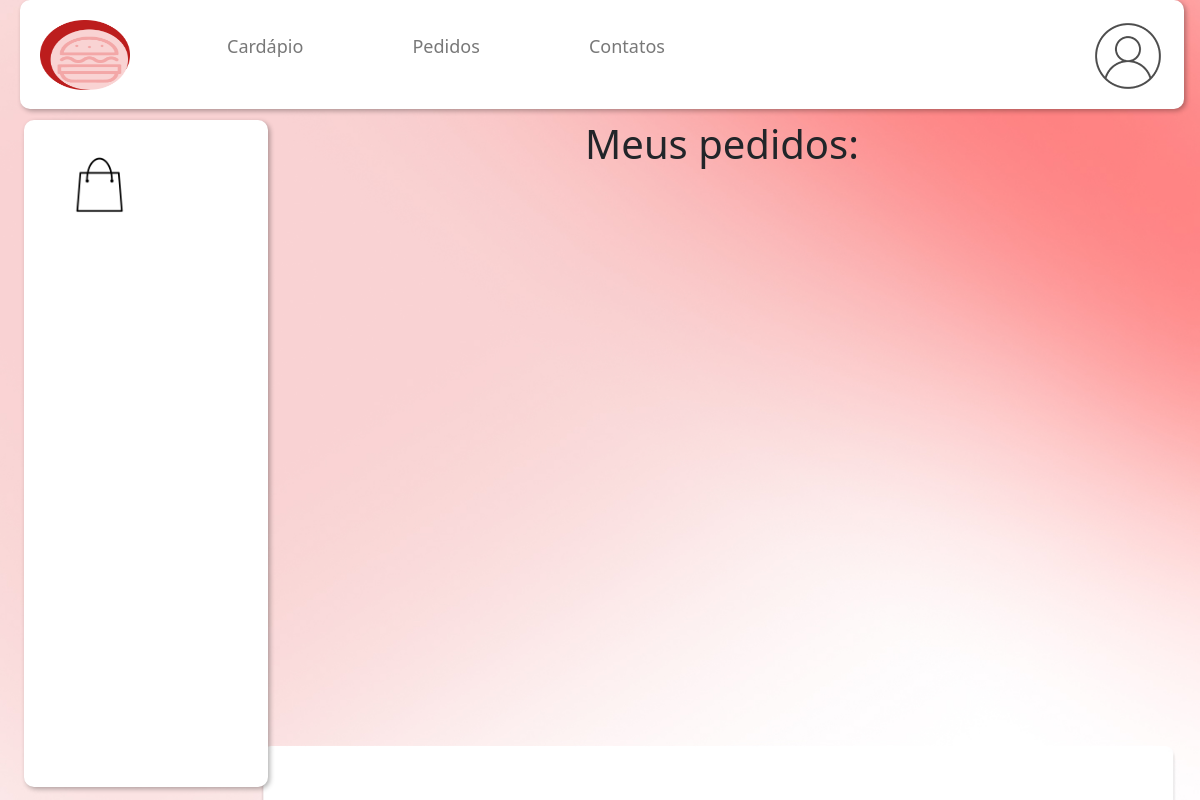
Page /pedidos/ (signed in) on the earlier database version.
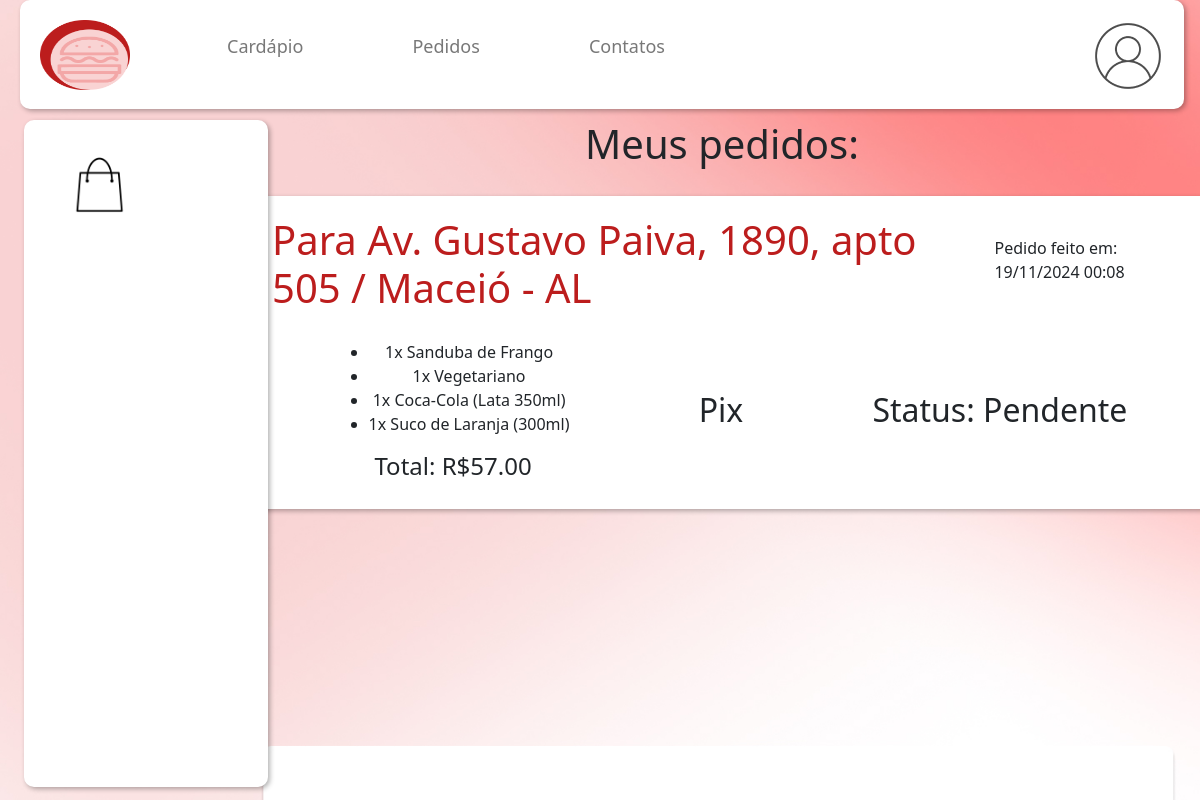
Same page on the later database version.
### app/models.py (models this page shows, shortened)
class Pedido(models.Model):
    STATUS_CHOICES = [
        ('pendente', 'Pendente'),
        ('aprovado', 'Aprovado'),
        ('enviado', 'Enviado'),
        ('concluido', 'Concluído'),
        ('cancelado', 'Cancelado'),
    ]
    user = models.ForeignKey(User, on_delete=models.CASCADE)
    endereco = models.ForeignKey(Endereco, on_delete=models.SET_NULL, null=True)
    forma_pagamento = models.CharField(max_length=20, choices=[
        ('pix', 'Pix'),
        ('credito', 'Cartão de Crédito'),
        ('debito', 'Cartão de Débito'),
        ('dinheiro', 'Dinheiro'),
    ])
    status = models.CharField(max_length=20, choices=STATUS_CHOICES, default='pendente')
    total = models.DecimalField(max_digits=10, decimal_places=2)
    criado_em = models.DateTimeField(auto_now_add=True)

class Endereco(models.Model):
    user = models.ForeignKey(User, on_delete=models.CASCADE, related_name="enderecos")
    rua = models.CharField(max_length=500)
    numero = models.CharField(max_length=100)
    cidade = models.CharField(max_length=100)
    estado = models.CharField(max_length=100)
    complemento = models.CharField(max_length=500)
    cep = models.CharField(max_length=20)
    criado_em = models.DateTimeField(auto_now_add=True)
    def __str__(self):
        return f"{self.rua}, {self.numero}, {self.complemento} / {self.cidade} - {self.estado}"

class ItemPedido(models.Model):
    pedido = models.ForeignKey(Pedido, on_delete=models.CASCADE, related_name='itens')
    produto = models.ForeignKey(Produto, on_delete=models.CASCADE)
    quantidade = models.PositiveIntegerField(default=1)
    preco = models.DecimalField(max_digits=10, decimal_places=2)
    def __str__(self):
        return f"{self.quantidade}x {self.produto.nome}"

class Produto(models.Model):
    nome = models.CharField(max_length=100)
    preco = models.FloatField()
    descricao = models.TextField()
    categoria = models.ForeignKey(Categoria, on_delete=models.DO_NOTHING)
    imagem = models.ImageField(null=True, blank=True, upload_to="images/")

### app/views.py (the view)
# urls.py: path('pedidos/', pedidos, name='pedidos'),
def pedidos(request):
    pedidos = Pedido.objects.filter(user=request.user).order_by('-criado_em')  # Mais recentes primeiro
    return render(request, 'dashboard/pedidos.html', {'pedidos': pedidos})

### app/templates/dashboard/pedidos.html
{% extends 'dashboard/dashboard_main.html' %}
{% block sidebar %}
{% if request.user.is_authenticated %}
            <nav class="sidebar-nav">
                <a href="/sacola">
                    <img src="..\..\static\sacola.png" class="sacola">
                </a>
            </nav>
        {% endif %}
{% endblock %}
{% block content %}
{% if request.user.is_authenticated %}
<h1>Meus pedidos: </h1>
{% for pedido in pedidos %}
<div id="sacola-info" class="profile">
    <div style="display: flex; gap: 50px; align-items: 50%;">
        <h1 class="titulo">Para {{pedido.endereco}}</h1>
        <div style="margin-left: auto; margin-top: 20px; margin-right: 20px;">Pedido feito em: {{ pedido.criado_em|date:"d/m/Y H:i" }}</div>
    </div>
    <div style="display: flex; justify-content: space-around; margin-top: 20px; align-items: center;">
        <div class="text-center">
            <ul>
                {% for item in pedido.itens.all %}
                <li>{{item}}</li>
                {% endfor %}
            </ul>
            <h4>Total: R${{pedido.total}}</h4>
        </div>
        <h2>
            {{pedido.get_forma_pagamento_display}}
        </h2>
        <h2>
            Status: {{pedido.get_status_display}}
        </h2>
    </div>
</div>
{% endfor %}
{% else %}
Você não tem acesso a essa página! Faça login: <br>
<a class="btn btn-dark mt-4 mt-4" href="/">Voltar</a>
{% endif %}
{% endblock %}

Differences in the rows shown:
added Pedido: endereco "Av. Gustavo Paiva, 1890, apto 505 / Maceió - AL", criado_em "19/11/2024 00:08", total "57.00", forma_pagamento "Pix", status "Pendente"
added ItemPedido: quantidade+produto "1x Sanduba de Frango"
added ItemPedido: quantidade+produto "1x Vegetariano"
added ItemPedido: quantidade+produto "1x Coca-Cola (Lata 350ml)"
added ItemPedido: quantidade+produto "1x Suco de Laranja (300ml)"
